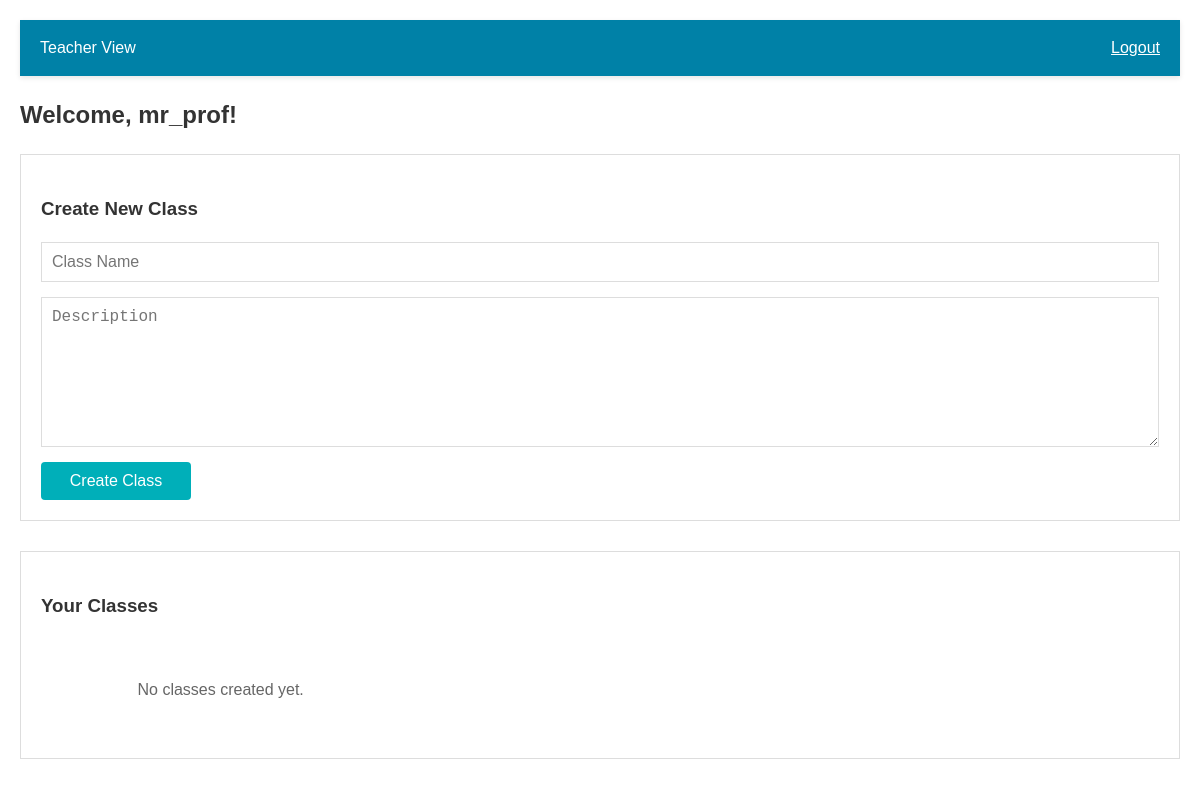
The page /teacher-dashboard (signed in) on the database as committed earlier.
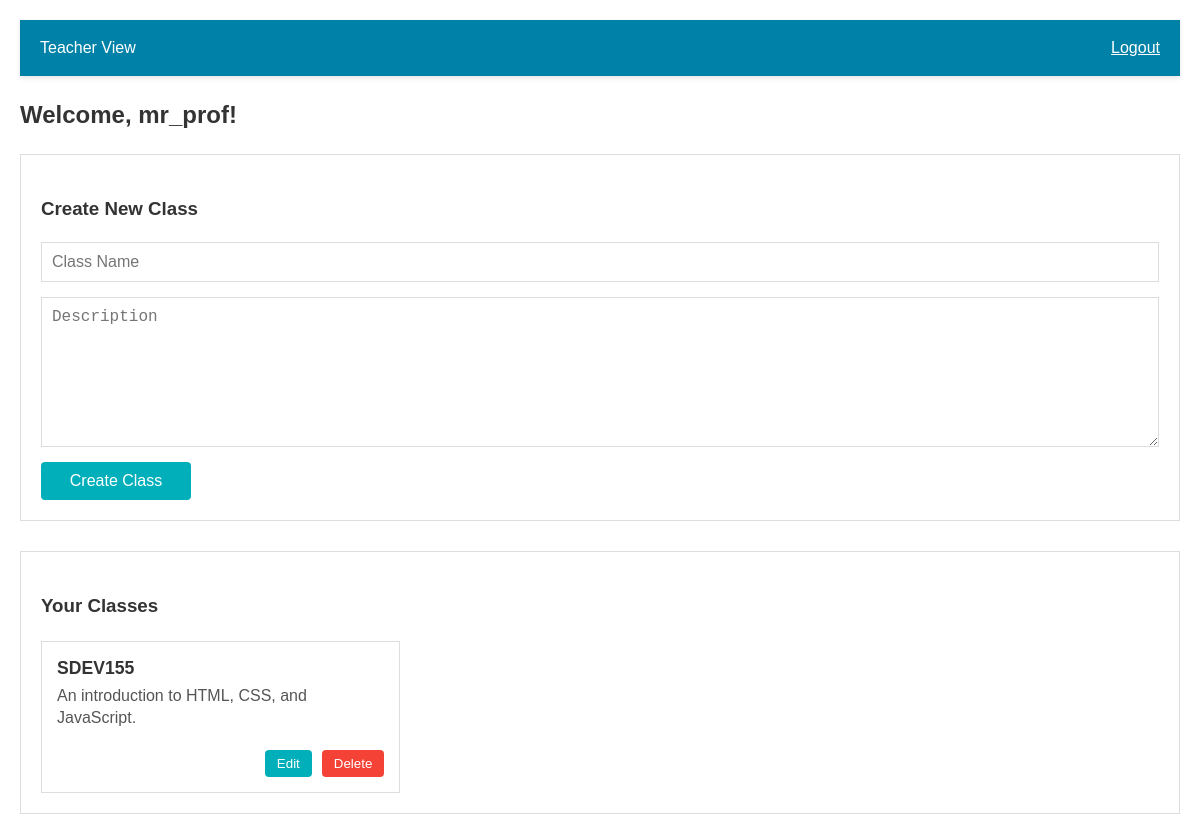
The same page on the database as committed later.
### tables this page shows
CREATE TABLE classes (
    id INTEGER PRIMARY KEY AUTOINCREMENT,
    title TEXT NOT NULL,
    description TEXT,
    teacher_id INTEGER,
    FOREIGN KEY (teacher_id) REFERENCES users(id)
);

### app.py (the view)
@app.route('/teacher-dashboard')
def teacher_dashboard():
    if 'username' in session and session.get('role') == 'teacher':
        conn = get_db_connection()
        teacher_classes = conn.execute("SELECT * FROM classes WHERE teacher_id = ?", (session['user_id'],)).fetchall()
        conn.close()
        return render_template('teacher_dashboard.html', username=session['username'], teacher_classes=teacher_classes)
    return redirect('/login')

### app.py (called while the page is built)
def get_db_connection():
    conn = sqlite3.connect('school.db')
    conn.row_factory = sqlite3.Row
    return conn

### templates/teacher_dashboard.html (shortened to what this page needs)
<!DOCTYPE html>
<html lang="en">
<head>
    <link rel="stylesheet" href="{{ url_for('static', filename='Style.css') }}">
</head>
<body>
    <div class="container">
        <nav class="navbar">
            <div class="navbar-brand">Teacher View</div>
            <div class="navbar-actions">
                <a href="/logout" class="nav-btn" id="logout-btn">Logout</a>
            </div>
        </nav>
        <h2>Welcome, {{ session.username }}!</h2>
        <div class="create-class-section">
            <h3>Create New Class</h3>
            <form action="/create-class" method="POST" class="class-form">
                <input type="text" name="title" placeholder="Class Name" required class="form-input">
                <textarea name="description" placeholder="Description" class="form-input" rows="3"></textarea>
                <button type="submit" class="submit-btn">Create Class</button>
            </form>
        </div>
        <div class="teacher-classes">
            <h3>Your Classes</h3>
            <div class="classes-container">
                {% if teacher_classes %}
                    {% for class in teacher_classes %}
                    <div class="class-card">
                        <div class="class-header">
                            <h4>{{ class['title'] }}</h4>
                        </div>
                        <div class="class-description">
                            {{ class['description'] or 'No description provided' }}
                        </div>
                        <div class="class-actions">
							<form method="GET" action="/edit-class/{{ class['id'] }}" class="inline-form">
    							<button type="submit" class="edit-btn">Edit</button>
							</form>
                            <form method="POST" action="/delete-class/{{ class['id'] }}" class="inline-form">
                                <button type="submit" class="delete-btn">Delete</button>
                            </form>
                        </div>
                    </div>
                    {% endfor %}
                {% else %}
                    <div class="no-classes">
                        <p>No classes created yet.</p>
                    </div>
                {% endif %}
            </div>
        </div>
    </div>
</body>
</html>

Rows that differ between the two databases and show on the page:
added classes: title "SDEV155", description "An introduction to HTML, CSS, and JavaScript."
Other text that changed with them:
text no longer shown: "No classes created yet."
